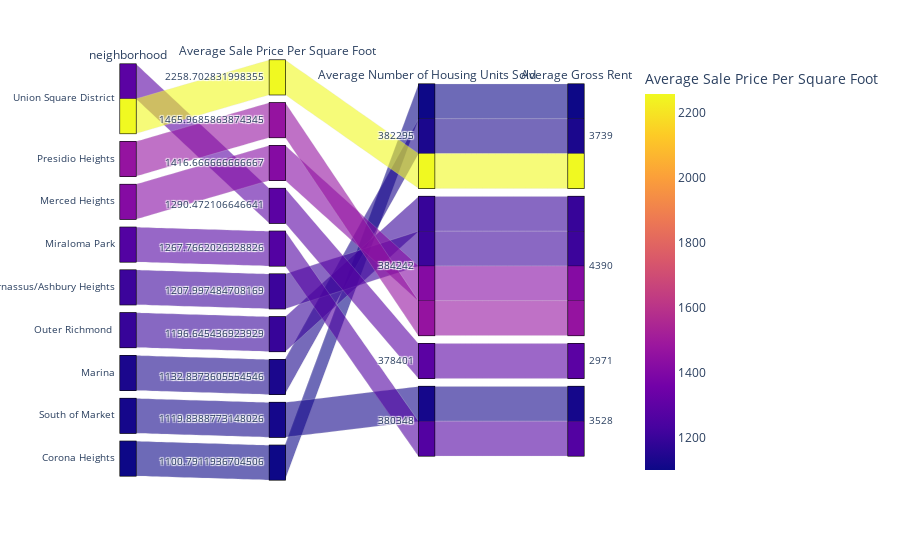

Notebook cell for this chart:
### Code cell
# Parallel Categories Plot
avg_df.reset_index(inplace= True)
categories = avg_df[["neighborhood", "Average Sale Price Per Square Foot", "Average Number of Housing Units Sold", "Average Gross Rent"]].sort_values(by = "Average Sale Price Per Square Foot", ascending = False).head(10)
categories_chart = px.parallel_categories(categories, dimensions = ["neighborhood", "Average Sale Price Per Square Foot", "Average Number of Housing Units Sold", "Average Gross Rent"], color = "Average Sale Price Per Square Foot")
categories_chart

### Figure 1 — Plotly figure (JSON) as saved in the notebook; plotly's stock layout.template omitted (floating-point values rounded to 4 significant figures)
{"data": [{"dimensions": [{"label": "neighborhood", "values": ["Union Square District", "Presidio Heights", "Merced Heights", "Union Square District", "Miraloma Park", "Parnassus/Ashbury Heights", "Outer Richmond ", "Marina", "South of Market", "Corona Heights"]}, {"label": "Average Sale Price Per Square Foot", "values": [2259.0, 1466.0, 1417.0, 1290.0, 1268.0, 1208.0, 1197.0, 1133.0, 1120.0, 1101.0]}, {"label": "Average Number of Housing Units Sold", "values": [382295, 384242, 384242, 378401, 380348, 384242, 384242, 382295, 380348, 382295]}, {"label": "Average Gross Rent", "values": [3739, 4390, 4390, 2971, 3528, 4390, 4390, 3739, 3528, 3739]}], "domain": {"x": [0, 1], "y": [0, 1]}, "line": {"color": [2259.0, 1466.0, 1417.0, 1290.0, 1268.0, 1208.0, 1197.0, 1133.0, 1120.0, 1101.0], "coloraxis": "coloraxis"}, "name": "", "type": "parcats"}], "layout": {"autosize": true, "coloraxis": {"colorbar": {"title": {"text": "Average Sale Price Per Square Foot"}}, "colorscale": [[0, "#0d0887"], [0.1111, "#46039f"], [0.2222, "#7201a8"], [0.3333, "#9c179e"], [0.4444, "#bd3786"], [0.5556, "#d8576b"], [0.6667, "#ed7953"], [0.7778, "#fb9f3a"], [0.8889, "#fdca26"], [1, "#f0f921"]]}, "legend": {"tracegroupgap": 0}, "margin": {"t": 60}}}
